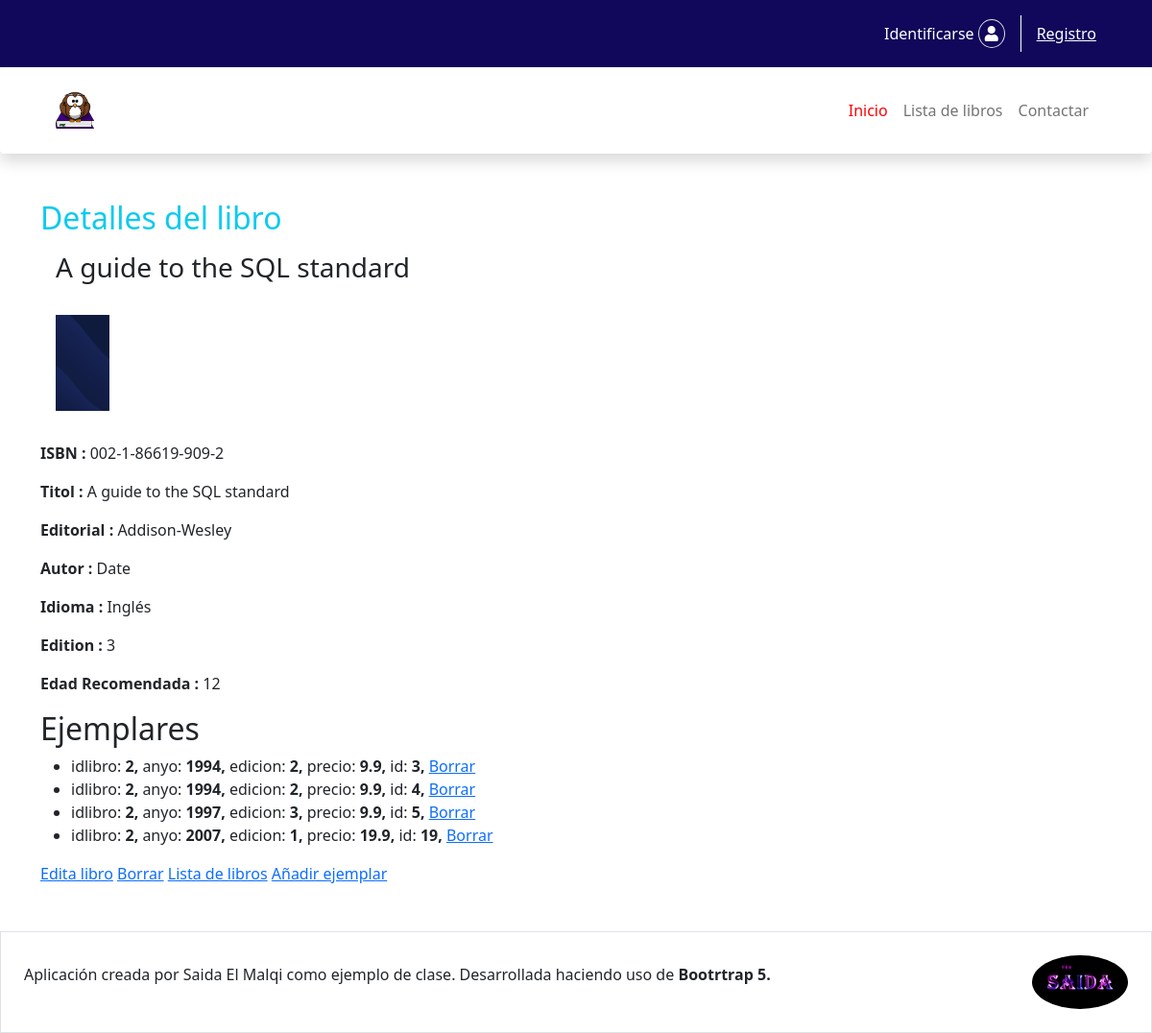
Page /libro/show/2 on the committed database.
### tables this page shows
CREATE TABLE libros (
  id INT(11) NOT NULL AUTO_INCREMENT PRIMARY KEY,
  isbn CHAR(17) NOT NULL UNIQUE KEY,
  titulo VARCHAR(64) NOT NULL,
  editorial VARCHAR(64) NOT NULL,
  idioma VARCHAR(64) NOT NULL DEFAULT 'Castellano',
  autor VARCHAR(256) NOT NULL,
  ediciones INT(11) NOT NULL DEFAULT 1,
  edadrecomendada INT DEFAULT 0,
  imagen varchar (512) null default null
);

CREATE TABLE ejemplares (
  id INT(11) NOT NULL AUTO_INCREMENT PRIMARY KEY,
  idlibro INT(11) NOT NULL,
  anyo INT(11) NOT NULL COMMENT 'Año de edición',
  edicion INT(11) NOT NULL DEFAULT 1 COMMENT 'Número de edición',
  precio FLOAT NOT NULL DEFAULT 0,

   
  FOREIGN KEY (idlibro) REFERENCES libros(id) 
	ON UPDATE CASCADE ON DELETE CASCADE
);

### controllers/LibroController.php (called while the page is built, shortened)
<?php
class LibroController{
    public function show(int $id=0){
       $libro=Libro::getById($id);
      $ejemplares =$libro->getEjemplares();
        include 'view/libro/detalles.php';
    }
}

### controllers/FrontController.php (called while the page is built, shortened)
<?php
class FrontController{
    public static function main(){
        try{
            $m = empty($_GET['m'])?
            DEFAULT_METHOD: DB::escape($_GET['m']);
            $p = empty($_GET['p'])? false: DB::escape($_GET['p']);
               $controlador = new $c();
              $controlador->$m($p);
        }catch(Throwable $e){
            $mensaje =$e->getMessage();
            if(DEBUG){
                $mensaje .="<br>En fichero <br>".$e->getFile()."</b>";
                $mensaje .="<br>En linea: <br>".$e->getLine()."</b>";
            }
            include 'view/error.php';
        }
    }
}

### index.php (called while the page is built, shortened)
<?php
     require_once 'config/config.php';
     require_once 'libraries/autoload.php';
     FrontController::main();

### model/Login.php (called while the page is built, shortened)
<?php
class Login{
    public static $identificado = NULL;
    public static function get():?Usuario{
        return self::$identificado;
    }
}

### config/config.php (called while the page is built, shortened)
<?php
    $classmap = ['model', 'libraries','view','controllers','templates'];

### libraries/autoload.php (called while the page is built, shortened)
<?php
function load(string $clase){
    global $classmap;
    foreach ($classmap as $directorio){
        $ruta = "$directorio/$clase.php";
        if(is_readable($ruta)){
            break;
        }
    }
}

### libraries/DB.php (called while the page is built, shortened)
<?php
class DB{
    private static $conexion = null;
    public static function get():mysqli{
        if(!self::$conexion){
            self::$conexion = @new mysqli(DB_HOST,DB_USER,DB_PASS,DB_NAME);
                self::$conexion->set_charset(DB_CHARSET);
        }
        return self::$conexion;
    }
    public static function select(string $consulta, string $class='stdClass'){
        $resultado = self::get()->query($consulta);
        $objecto = $resultado->fetch_object($class);
        return $objecto;
    }
    public static function selectAll(string $consulta, string $class='stdClass'):array{
        $resultado = self::get()->query($consulta);
        $objectos = [];
        while($r =$resultado->fetch_object($class))
            $objectos[]=$r;
            return $objectos;
    }
}

### model/Libro.php (called while the page is built, shortened)
<?php
class Libro extends Model{
    public $id = 0,$isbn = '',$editorial ='',
    $idioma ='',$autor ='',$ediciones=0, $edadrecomendada = 0;
   public function getEjemplares():array{
        $consulta = "SELECT * FROM ejemplares WHERE idlibro= $this->id";
        return DB::selectAll($consulta,'Ejemplare');
    }
}

### view/libro/detalles.php (the view, shortened to what this page needs)
<!doctype html>
<html lang="en">
<head>
<link rel="stylesheet" type="text/css" href="../../css/bootstrap.min.css">
<link rel="stylesheet" type="text/css" href="../../mypro/css/all.min.css">
<link rel="stylesheet" type="text/css" href="../../css/style.css">
</head>
<body>
    <?php
    (TEMPLATE)::login();
    (TEMPLATE)::nav("../../");
    ?>
    <div class="container">
        <h2 class="me-3 text-info w-4">Detalles del libro</h2>
        <h3 class="m-3"><?=$libro->titulo?></h3>
        <figure class="p-3">
           <?php
              echo $libro->imagen ? "<img height='100' src='/$libro->imagen' alt='$libro->titulo'>" :
                 "<img height='100' src='/img/libros/default.png' alt='$libro->titulo'>";
           ?>
        </figure>
        <p><b>ISBN : </b><?=$libro->isbn?></p>
        <p><b>Titol : </b><?=$libro->titulo?></p>
        <p><b>Editorial : </b><?=$libro->editorial?></p>
        <p><b>Autor : </b><?=$libro->autor?></p>
        <p><b>Idioma  : </b><?=$libro->idioma?></p>
        <p><b>Edition : </b><?=$libro->ediciones?></p>
        <p><b>Edad Recomendada : </b><?=$libro->edadrecomendada?></p>
        <h2>Ejemplares</h2>
          <?php
          if($ejemplares){
              echo "<ul>";
              foreach($ejemplares as $e)
                  echo "<li>$e<a href='/ejemplar/delete/$e->id'>Borrar</a></li>";
              echo "</ul>";
          }else{
              echo "<p>No tenemos ejemplares de este libro.</p>";
          }
          ?>
       <a href='/libro/edit/<?=$libro->id ?>'>Edita libro</a>
       <a href='/libro/delete/<?=$libro->id ?>'>Borrar</a>
       <a href='/libro/list'>Lista de libros</a>
       <a href='/ejemplar/create/<?=$libro->id ?>'>Añadir ejemplar</a>
  </div>
   <?php
     (TEMPLATE)::footer();
     ?>
   </body>
   </html>

### templates/Basic.php (shortened to what this page needs)
<?php
class Basic{
    public static function header(string $pagina=''){?>
    <?php }
    public static function login(){
        echo " <div class='container-fluid con'>
                 <div class='container'>   <div  class='d-flex p-2 bd-highlight  justify-content-end align-items-center login'>
                    <div class='m-2 '>";
        $identificado = Login::get();
        echo $identificado ?
          " <a href='/usuario/show/$identificado->id'  class='text-decoration-none'>
          $identificado->usuario</a><i class='fas fa-user me-3'></i>
            </div><div class='m-2'><a href='/login/logout' class='text-decoration-none'>Salir</a>
           " :
          "<a href='/login'  class='text-decoration-none'>Identificarse</a><i class='fas fa-user me-3'></i>
           </div>  <div class='m-2 '><a href='/usuario/create'>Registro</a>";
        echo " </div>
        </div>
        </div>
       </div>";
     }
   public static function nav(string $a){?>
      <div class="container-fluid shadow  mb-5 bg-body rounded">
         <div class="container nav-reglage ">
		  	  <nav class="navbar navbar-expand-md navbar-light  p-3">
		   <a class="navbar-brand" href="#">
               <img src="<?=$a?>img/biblogo.png" alt="logo" class="navbar-brand" width="40" >
            </a>
		        <div class="collapse navbar-collapse" id="first">
		             <ul class="navbar-nav ms-auto myDiv" >
		               <li class="nav-item "><a href="/" class="nav-link active">Inicio<span class="sr-only"></span></a></li>
		               <li class="nav-item"><a href="/libro" class="nav-link">Lista de libros</a></li>
		              <li class="nav-item"><a href="/contacto" class="nav-link">Contactar</a></li>
		           </ul>
		      </div>
		   </nav>
		 </div>
	</div>
  <?php }
 public static function footer(){?>
     <div class="d-flex justify-content-between p-4  border footer  align-items-center mt-5">
         <p>Aplicación creada por Saida El Malqi como ejemplo de clase. Desarrollada haciendo uso de <span class="fw-bold">Bootrtrap 5.</span></p>
         <img src="img/SAIDA.png" alt="saida" class="rounded-circle">
     </div>
<?php  }
}

### model/Model.php (shortened to what this page needs)
<?php
class Model{
    public static function getById(int $id){
        $tabla = strtolower(get_called_class()).'s';
        $consulta = "SELECT * from $tabla where id = $id";
        return DB::select($consulta,get_called_class());
    }
    public function __toString():string {
        $texto ='';
        foreach($this as $propiedad=>$valor)
            $texto .= "$propiedad: <b>$valor, </b>";
        return rtrim($texto, ', ');
    }
}

### css/style.css (style rules this page uses)
body { min-height: 100vh; }
.con { background-color: #11075b; }
.con a { color : white; }
.login i { display: inline-block; padding: 6px; border: 1px solid #DDD; border-radius: 50%; margin: 4px; color: white; }
.login div:first-of-type { border-right: 1px solid white; }
.navbar-light .navbar-nav .nav-link.active { color: red; }
.footer img { width: 100px; }

### rows in the picture
libros: titulo "A guide to the SQL standard", isbn "002-1-86619-909-2", editorial "Addison-Wesley", autor "Date", idioma "Inglés", ediciones "3", edadrecomendada "12"
ejemplares: propiedad "idlibro", valor "2", propiedad "anyo", valor "1994", propiedad "edicion", propiedad "precio", valor "9.9", propiedad "id", valor "3"
ejemplares: propiedad "idlibro", valor "2", propiedad "anyo", valor "1994", propiedad "edicion", propiedad "precio", valor "9.9", propiedad "id", valor "4"
ejemplares: propiedad "idlibro", valor "2", propiedad "anyo", valor "1997", propiedad "edicion", valor "3", propiedad "precio", valor "9.9", propiedad "id", valor "5"
ejemplares: propiedad "idlibro", valor "2", propiedad "anyo", valor "2007", propiedad "edicion", valor "1", propiedad "precio", valor "19.9", propiedad "id", valor "19"
